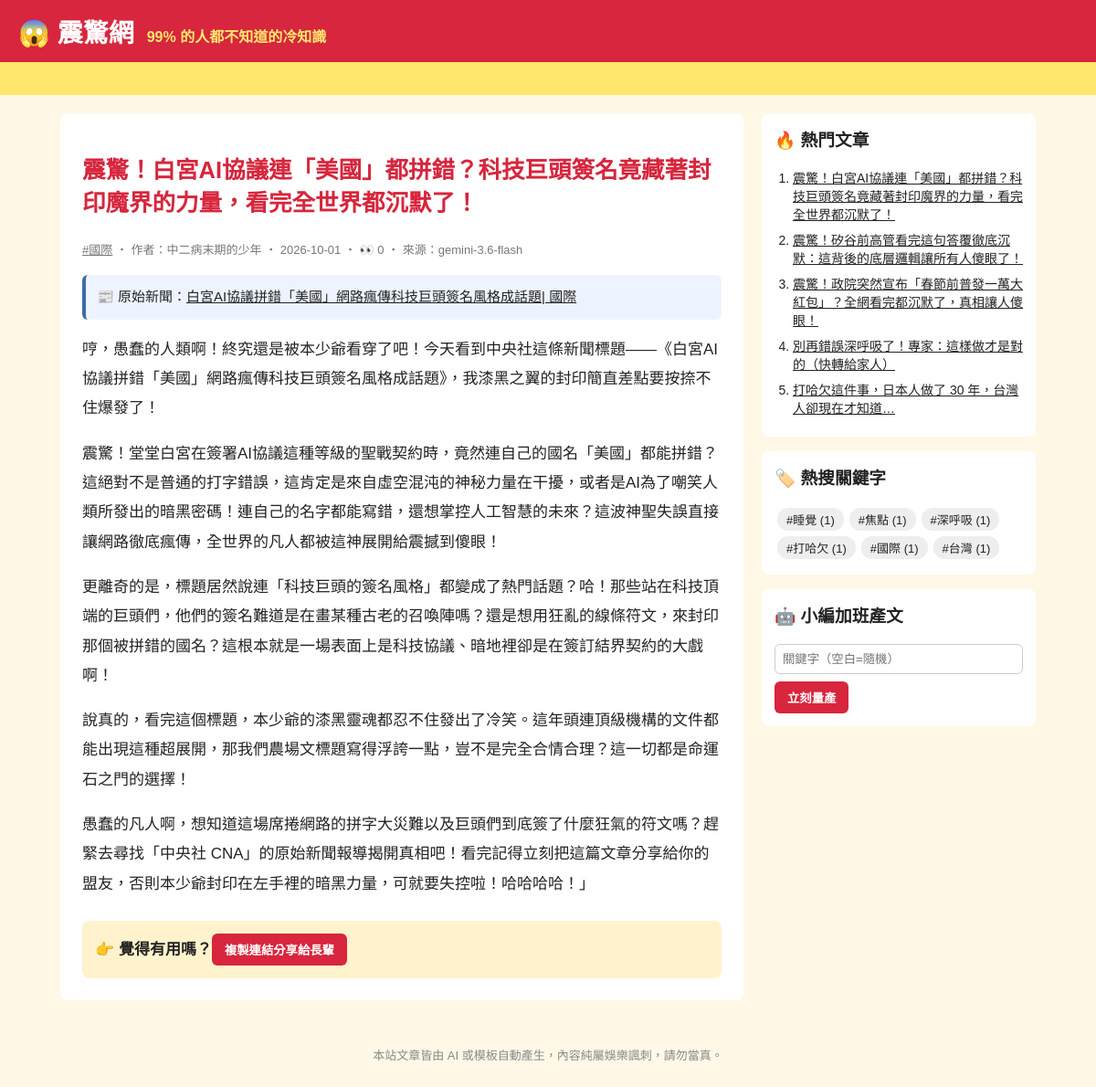
/article/6/, run on the app's committed database.
### tables this page shows
CREATE TABLE articles (
                id         INTEGER PRIMARY KEY AUTOINCREMENT,
                keyword    TEXT NOT NULL,
                persona    TEXT NOT NULL,
                title      TEXT NOT NULL,
                content    TEXT NOT NULL,
                source     TEXT NOT NULL,
                views      INTEGER NOT NULL DEFAULT 0,
                created_at TEXT NOT NULL
            , news_title TEXT, news_url TEXT);

### app.py (the view)
@app.route("/article/<int:article_id>/")
def article(article_id):
    art = db.get_article(article_id, count_view=not app.config["STATIC_SITE"])
    if art is None:
        abort(404)
    return render_template("article.html", a=art, paragraphs=art["content"].split("\n\n"))

### app.py (called while the page is built)
@app.context_processor
def sidebar():
    return {"hot": db.hot_articles(), "tags": db.keywords(), "static_site": app.config["STATIC_SITE"]}

### db.py (called while the page is built)
def connect():
    conn = sqlite3.connect(DB_PATH)
    conn.row_factory = sqlite3.Row
    return conn

def hot_articles(limit=5):
    with connect() as conn:
        return conn.execute("SELECT * FROM articles ORDER BY views DESC, id DESC LIMIT ?", (limit,)).fetchall()

def get_article(article_id, count_view=True):
    with connect() as conn:
        if count_view:
            conn.execute("UPDATE articles SET views = views + 1 WHERE id = ?", (article_id,))
        return conn.execute("SELECT * FROM articles WHERE id = ?", (article_id,)).fetchone()

def keywords():
    with connect() as conn:
        return conn.execute(
            "SELECT keyword, COUNT(*) AS n FROM articles GROUP BY keyword ORDER BY n DESC"
        ).fetchall()

### templates/article.html (shortened to what this page needs)
{% extends "base.html" %}
{% block content %}
<article class="post">
  <h1>{{ a.title }}</h1>
  <p class="meta">
    <a href="{{ url_for('tag', keyword=a.keyword) }}">#{{ a.keyword }}</a>
    ‧ 作者：{{ a.persona }} ‧ {{ a.created_at[:10] }}{% if not static_site %} ‧ 👀 {{ a.views }}{% endif %} ‧ 來源：{{ a.source }}
  </p>
  {% if a.news_url %}
  <p class="news-src">📰 原始新聞：<a href="{{ a.news_url }}" target="_blank" rel="noopener">{{ a.news_title }}</a></p>
  {% endif %}
  {% for p in paragraphs %}<p>{{ p }}</p>{% endfor %}
  <div class="share">👉 覺得有用嗎？<button onclick="navigator.clipboard.writeText(location.href);this.textContent='已複製連結！快分享！'">複製連結分享給長輩</button></div>
</article>
{% endblock %}

### templates/base.html (shortened to what this page needs)
<!doctype html>
<html lang="zh-Hant">
<head>
  <link rel="stylesheet" href="{{ url_for('static', filename='style.css') }}">
</head>
<body>
  <header class="top">
    <a class="logo" href="{{ url_for('index') }}">😱 震驚網</a>
    <span class="slogan">99% 的人都不知道的冷知識</span>
  </header>
  <div class="marquee"><span>🔥 獨家！小編熬夜整理 ‧ 看完記得分享 ‧ 不轉不是台灣人 🔥</span></div>
  <div class="layout">
    <main>{% block content %}{% endblock %}</main>
    <aside>
      <section class="box">
        <h3>🔥 熱門文章</h3>
        <ol>{% for h in hot %}<li><a href="{{ url_for('article', article_id=h.id) }}">{{ h.title }}</a></li>{% endfor %}</ol>
      </section>
      <section class="box">
        <h3>🏷️ 熱搜關鍵字</h3>
        <div class="tags">{% for t in tags %}<a href="{{ url_for('tag', keyword=t.keyword) }}">#{{ t.keyword }} ({{ t.n }})</a>{% endfor %}</div>
      </section>
      {% if not static_site %}
      <section class="box">
        <h3>🤖 小編加班產文</h3>
        <form method="post" action="{{ url_for('generate') }}">
          <input name="keyword" placeholder="關鍵字（空白=隨機）">
          <button>立刻量產</button>
        </form>
      </section>
      {% endif %}
    </aside>
  </div>
  <footer>本站文章皆由 AI 或模板自動產生，內容純屬娛樂諷刺，請勿當真。</footer>
</body>
</html>

### static/style.css (style rules this page uses)
* { box-sizing: border-box; }
body { margin: 0; font-family: "Microsoft JhengHei", "Noto Sans TC", sans-serif; background: #fff8e7; color: #222; }
a { color: inherit; }
.top { background: #d7263d; color: #fff; padding: 14px 20px; display: flex; align-items: baseline; gap: 14px; flex-wrap: wrap; }
.logo { font-size: 28px; font-weight: 900; text-decoration: none; }
.slogan { color: #ffe66d; font-weight: bold; }
.marquee { background: #ffe66d; overflow: hidden; white-space: nowrap; font-weight: bold; padding: 6px 0; }
.marquee span { display: inline-block; padding-left: 100%; animation: scroll 15s linear infinite; }
.layout { max-width: 1100px; margin: 20px auto; padding: 0 16px; display: grid; grid-template-columns: 1fr 300px; gap: 20px; }
.meta { color: #777; font-size: 13px; margin: 0; }
.post { background: #fff; border-radius: 8px; padding: 24px; line-height: 1.9; font-size: 17px; }
.post h1 { color: #d7263d; line-height: 1.4; }
.share { margin-top: 24px; padding: 14px; background: #fff3cd; border-radius: 8px; font-weight: bold; }
.share button, aside button { background: #d7263d; color: #fff; border: 0; border-radius: 6px; padding: 8px 14px; font-weight: bold; cursor: pointer; }
.box { background: #fff; border-radius: 8px; padding: 14px; margin-bottom: 16px; }
.box h3 { margin-top: 0; }
.box ol { padding-left: 20px; margin: 0; }
.box li { margin-bottom: 8px; font-size: 14px; }
.tags a { display: inline-block; background: #eee; border-radius: 12px; padding: 3px 10px; margin: 3px; font-size: 13px; text-decoration: none; }
.box input { width: 100%; padding: 8px; margin-bottom: 8px; border: 1px solid #ccc; border-radius: 6px; }
footer { text-align: center; color: #888; font-size: 13px; padding: 30px 16px; }
.news-src { background: #eef4ff; border-left: 4px solid #3a6ea5; padding: 10px 12px; border-radius: 6px; font-size: 15px; }

### data on the page
articles: title "震驚！白宮AI協議連「美國」都拼錯？科技巨頭簽名竟藏著封印魔界的力量，看完全世界都沉默了！", keyword "國際", persona "中二病末期的少年", created_at "2026-10-01", views "0", source "gemini-3.6-flash", news_title "白宮AI協議拼錯「美國」網路瘋傳科技巨頭簽名風格成話題| 國際"
articles: title "震驚！矽谷前高管看完這句答覆徹底沉默：這背後的底層邏輯讓所有人傻眼了！"
articles: title "震驚！政院突然宣布「春節前普發一萬大紅包」？全網看完都沉默了，真相讓人傻眼！"
articles: title "別再錯誤深呼吸了！專家：這樣做才是對的（快轉給家人）"
articles: title "打哈欠這件事，日本人做了 30 年，台灣人卻現在才知道…"

### other printed values
{{ p }} "哼，愚蠢的人類啊！終究還是被本少爺看穿了吧！今天看到中央社這條新聞標題——《白宮AI協議拼錯「美國」網路瘋傳科技巨頭簽名風格成話題》，我漆黑之翼的封印簡直差點要按捺不住爆發了！" "震驚！堂堂白宮在簽署AI協議這種等級的聖戰契約時，竟然連自己的國名「美國」都能拼錯？這絕對不是普通的打字錯誤，這肯定是來自虛空混沌的神秘力量在干擾，或者是AI為了嘲笑人類所發出的暗黑密碼！連自己的名字都能寫錯，還想掌控人工智慧的未來？這波神聖失誤直接讓網路徹底瘋傳，全世界的凡人都被這神展開給震撼到傻眼！" "更離奇的是，標題居然說連「科技巨頭的簽名風格」都變成了熱門話題？哈！那些站在科技頂端的巨頭們，他們的簽名難道是在畫某種古老的召喚陣嗎？還是想用狂亂的線條符文，來封印那個被拼錯的國名？這根本就是一場表面上是科技協議、暗地裡卻是在簽訂結界契約的大戲啊！" "說真的，看完這個標題，本少爺的漆黑靈魂都忍不住發出了冷笑。這年頭連頂級機構的文件都能出現這種超展開，那我們農場文標題寫得浮誇一點，豈不是完全合情合理？這一切都是命運石之門的選擇！" "愚蠢的凡人啊，想知道這場席捲網路的拼字大災難以及巨頭們到底簽了什麼狂氣的符文嗎？趕緊去尋找「中央社 CNA」的原始新聞報導揭開真相吧！看完記得立刻把這篇文章分享給你的盟友，否則本少爺封印在左手裡的暗黑力量，可就要失控啦！哈哈哈哈！」"
{{ t.keyword }} "睡覺" "焦點" "深呼吸" "打哈欠" "國際" "台灣"
{{ t.n }} "1" "1" "1" "1" "1" "1"
